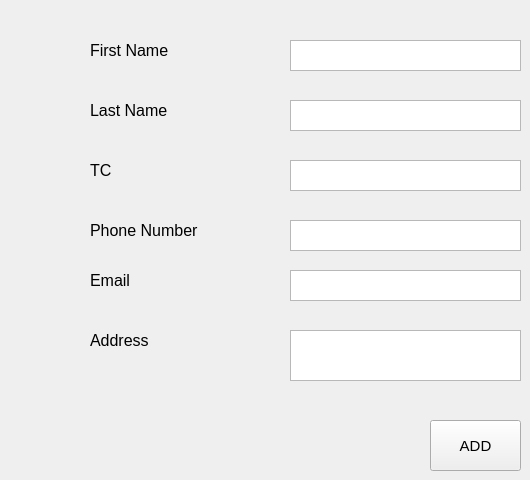
    <widget class="QWidget" name="add_customer_widget">
     <widget class="QPushButton" name="pushButton">
      <property name="geometry">
       <rect>
        <x>430</x>
        <y>420</y>
        <width>91</width>
        <height>51</height>
       </rect>
      </property>
      <property name="font">
       <font>
        <pointsize>11</pointsize>
       </font>
      </property>
      <property name="text">
       <string>ADD</string>
      </property>
     </widget>
     <widget class="QLabel" name="label_9">
      <property name="geometry">
       <rect>
        <x>90</x>
        <y>100</y>
        <width>111</width>
        <height>21</height>
       </rect>
      </property>
      <property name="font">
       <font>
        <pointsize>12</pointsize>
       </font>
      </property>
      <property name="text">
       <string>Last Name</string>
      </property>
     </widget>
     <widget class="QTextEdit" name="phoneNum_textEdit">
      <property name="geometry">
       <rect>
        <x>290</x>
        <y>220</y>
        <width>231</width>
        <height>31</height>
       </rect>
      </property>
      <property name="palette">
       <palette>
        <active>
         <colorrole role="Text">
          <brush brushstyle="SolidPattern">
           <color alpha="255">
            <red>0</red>
            <green>0</green>
            <blue>0</blue>
           </color>
          </brush>
         </colorrole>
         <colorrole role="BrightText">
          <brush brushstyle="SolidPattern">
           <color alpha="255">
            <red>153</red>
            <green>153</green>
            <blue>153</blue>
           </color>
          </brush>
         </colorrole>
         <colorrole role="PlaceholderText">
          <brush brushstyle="NoBrush">
           <color alpha="128">
            <red>0</red>
            <green>0</green>
            <blue>0</blue>
           </color>
          </brush>
         </colorrole>
        </active>
        <inactive>
         <colorrole role="Text">
          <brush brushstyle="SolidPattern">
           <color alpha="255">
            <red>0</red>
            <green>0</green>
            <blue>0</blue>
           </color>
          </brush>
         </colorrole>
         <colorrole role="BrightText">
          <brush brushstyle="SolidPattern">
           <color alpha="255">
            <red>153</red>
            <green>153</green>
            <blue>153</blue>
           </color>
          </brush>
         </colorrole>
         <colorrole role="PlaceholderText">
          <brush brushstyle="NoBrush">
           <color alpha="128">
            <red>0</red>
            <green>0</green>
            <blue>0</blue>
           </color>
          </brush>
         </colorrole>
        </inactive>
        <disabled>
         <colorrole role="Text">
          <brush brushstyle="SolidPattern">
           <color alpha="255">
            <red>120</red>
            <green>120</green>
            <blue>120</blue>
           </color>
          </brush>
         </colorrole>
         <colorrole role="BrightText">
          <brush brushstyle="SolidPattern">
           <color alpha="255">
            <red>153</red>
            <green>153</green>
            <blue>153</blue>
           </color>
          </brush>
         </colorrole>
         <colorrole role="PlaceholderText">
          <brush brushstyle="NoBrush">
           <color alpha="128">
            <red>0</red>
            <green>0</green>
            <blue>0</blue>
           </color>
          </brush>
         </colorrole>
        </disabled>
       </palette>
      </property>
      <property name="font">
       <font>
        <pointsize>9</pointsize>
       </font>
      </property>
      <property name="documentTitle">
       <string/>
      </property>
      <property name="markdown">
       <string/>
      </property>
      <property name="html">
       <string>&lt;!DOCTYPE HTML PUBLIC &quot;-//W3C//DTD HTML 4.0//EN&quot; &quot;http://www.w3.org/TR/REC-html40/strict.dtd&quot;&gt;
&lt;html&gt;&lt;head&gt;&lt;meta name=&quot;qrichtext&quot; content=&quot;1&quot; /&gt;&lt;style type=&quot;text/css&quot;&gt;
p, li { white-space: pre-wrap; }
&lt;/style&gt;&lt;/head&gt;&lt;body style=&quot; font-family:'MS Shell Dlg 2'; font-size:9pt; font-weight:400; font-style:normal;&quot;&gt;
&lt;p style=&quot;-qt-paragraph-type:empty; margin-top:0px; margin-bottom:0px; margin-left:0px; margin-right:0px; -qt-block-indent:0; text-indent:0px;&quot;&gt;&lt;br /&gt;&lt;/p&gt;&lt;/body&gt;&lt;/html&gt;</string>
      </property>
      <property name="placeholderText">
       <string/>
      </property>
     </widget>
     <widget class="QTextEdit" name="TC_textEdit">
      <property name="geometry">
       <rect>
        <x>290</x>
        <y>160</y>
        <width>231</width>
        <height>31</height>
       </rect>
      </property>
      <property name="palette">
       <palette>
        <active>
         <colorrole role="Text">
          <brush brushstyle="SolidPattern">
           <color alpha="255">
            <red>0</red>
            <green>0</green>
            <blue>0</blue>
           </color>
          </brush>
         </colorrole>
         <colorrole role="BrightText">
          <brush brushstyle="SolidPattern">
           <color alpha="255">
            <red>153</red>
            <green>153</green>
            <blue>153</blue>
           </color>
          </brush>
         </colorrole>
         <colorrole role="PlaceholderText">
          <brush brushstyle="NoBrush">
           <color alpha="128">
            <red>0</red>
            <green>0</green>
            <blue>0</blue>
           </color>
          </brush>
         </colorrole>
        </active>
        <inactive>
         <colorrole role="Text">
          <brush brushstyle="SolidPattern">
           <color alpha="255">
            <red>0</red>
            <green>0</green>
            <blue>0</blue>
           </color>
          </brush>
         </colorrole>
         <colorrole role="BrightText">
          <brush brushstyle="SolidPattern">
           <color alpha="255">
            <red>153</red>
            <green>153</green>
            <blue>153</blue>
           </color>
          </brush>
         </colorrole>
         <colorrole role="PlaceholderText">
          <brush brushstyle="NoBrush">
           <color alpha="128">
            <red>0</red>
            <green>0</green>
            <blue>0</blue>
           </color>
          </brush>
         </colorrole>
        </inactive>
        <disabled>
         <colorrole role="Text">
          <brush brushstyle="SolidPattern">
           <color alpha="255">
            <red>120</red>
            <green>120</green>
            <blue>120</blue>
           </color>
          </brush>
         </colorrole>
         <colorrole role="BrightText">
          <brush brushstyle="SolidPattern">
           <color alpha="255">
            <red>153</red>
            <green>153</green>
            <blue>153</blue>
           </color>
          </brush>
         </colorrole>
         <colorrole role="PlaceholderText">
          <brush brushstyle="NoBrush">
           <color alpha="128">
            <red>0</red>
            <green>0</green>
            <blue>0</blue>
           </color>
          </brush>
         </colorrole>
        </disabled>
       </palette>
      </property>
      <property name="font">
       <font>
        <pointsize>9</pointsize>
       </font>
      </property>
      <property name="documentTitle">
       <string/>
      </property>
      <property name="markdown">
       <string/>
      </property>
      <property name="html">
       <string>&lt;!DOCTYPE HTML PUBLIC &quot;-//W3C//DTD HTML 4.0//EN&quot; &quot;http://www.w3.org/TR/REC-html40/strict.dtd&quot;&gt;
&lt;html&gt;&lt;head&gt;&lt;meta name=&quot;qrichtext&quot; content=&quot;1&quot; /&gt;&lt;style type=&quot;text/css&quot;&gt;
p, li { white-space: pre-wrap; }
&lt;/style&gt;&lt;/head&gt;&lt;body style=&quot; font-family:'MS Shell Dlg 2'; font-size:9pt; font-weight:400; font-style:normal;&quot;&gt;
&lt;p style=&quot;-qt-paragraph-type:empty; margin-top:0px; margin-bottom:0px; margin-left:0px; margin-right:0px; -qt-block-indent:0; text-indent:0px;&quot;&gt;&lt;br /&gt;&lt;/p&gt;&lt;/body&gt;&lt;/html&gt;</string>
      </property>
      <property name="placeholderText">
       <string/>
      </property>
     </widget>
     <widget class="QLabel" name="label_4">
      <property name="geometry">
       <rect>
        <x>90</x>
        <y>220</y>
        <width>151</width>
        <height>21</height>
       </rect>
      </property>
      <property name="font">
       <font>
        <pointsize>12</pointsize>
       </font>
      </property>
      <property name="text">
       <string>Phone Number</string>
      </property>
     </widget>
     <widget class="QTextEdit" name="email_textEdit">
      <property name="geometry">
       <rect>
        <x>290</x>
        <y>270</y>
        <width>231</width>
        <height>31</height>
       </rect>
      </property>
      <property name="palette">
       <palette>
        <active>
         <colorrole role="Text">
          <brush brushstyle="SolidPattern">
           <color alpha="255">
            <red>0</red>
            <green>0</green>
            <blue>0</blue>
           </color>
          </brush>
         </colorrole>
         <colorrole role="BrightText">
          <brush brushstyle="SolidPattern">
           <color alpha="255">
            <red>153</red>
            <green>153</green>
            <blue>153</blue>
           </color>
          </brush>
         </colorrole>
         <colorrole role="PlaceholderText">
          <brush brushstyle="NoBrush">
           <color alpha="128">
            <red>0</red>
            <green>0</green>
            <blue>0</blue>
           </color>
          </brush>
         </colorrole>
        </active>
        <inactive>
         <colorrole role="Text">
          <brush brushstyle="SolidPattern">
           <color alpha="255">
            <red>0</red>
            <green>0</green>
            <blue>0</blue>
           </color>
          </brush>
         </colorrole>
         <colorrole role="BrightText">
          <brush brushstyle="SolidPattern">
           <color alpha="255">
            <red>153</red>
            <green>153</green>
            <blue>153</blue>
           </color>
          </brush>
         </colorrole>
         <colorrole role="PlaceholderText">
          <brush brushstyle="NoBrush">
           <color alpha="128">
            <red>0</red>
            <green>0</green>
            <blue>0</blue>
           </color>
          </brush>
         </colorrole>
        </inactive>
        <disabled>
         <colorrole role="Text">
          <brush brushstyle="SolidPattern">
           <color alpha="255">
            <red>120</red>
            <green>120</green>
            <blue>120</blue>
           </color>
          </brush>
         </colorrole>
         <colorrole role="BrightText">
          <brush brushstyle="SolidPattern">
           <color alpha="255">
            <red>153</red>
            <green>153</green>
            <blue>153</blue>
           </color>
          </brush>
         </colorrole>
         <colorrole role="PlaceholderText">
          <brush brushstyle="NoBrush">
           <color alpha="128">
            <red>0</red>
            <green>0</green>
            <blue>0</blue>
           </color>
          </brush>
         </colorrole>
        </disabled>
       </palette>
      </property>
      <property name="font">
       <font>
        <pointsize>9</pointsize>
       </font>
      </property>
      <property name="documentTitle">
       <string/>
      </property>
      <property name="markdown">
       <string/>
      </property>
      <property name="html">
       <string>&lt;!DOCTYPE HTML PUBLIC &quot;-//W3C//DTD HTML 4.0//EN&quot; &quot;http://www.w3.org/TR/REC-html40/strict.dtd&quot;&gt;
&lt;html&gt;&lt;head&gt;&lt;meta name=&quot;qrichtext&quot; content=&quot;1&quot; /&gt;&lt;style type=&quot;text/css&quot;&gt;
p, li { white-space: pre-wrap; }
&lt;/style&gt;&lt;/head&gt;&lt;body style=&quot; font-family:'MS Shell Dlg 2'; font-size:9pt; font-weight:400; font-style:normal;&quot;&gt;
&lt;p style=&quot;-qt-paragraph-type:empty; margin-top:0px; margin-bottom:0px; margin-left:0px; margin-right:0px; -qt-block-indent:0; text-indent:0px;&quot;&gt;&lt;br /&gt;&lt;/p&gt;&lt;/body&gt;&lt;/html&gt;</string>
      </property>
      <property name="placeholderText">
       <string/>
      </property>
     </widget>
     <widget class="QTextEdit" name="Address_textEdit">
      <property name="geometry">
       <rect>
        <x>290</x>
        <y>330</y>
        <width>231</width>
        <height>51</height>
       </rect>
      </property>
      <property name="palette">
       <palette>
        <active>
         <colorrole role="Text">
          <brush brushstyle="SolidPattern">
           <color alpha="255">
            <red>0</red>
            <green>0</green>
            <blue>0</blue>
           </color>
          </brush>
         </colorrole>
         <colorrole role="BrightText">
          <brush brushstyle="SolidPattern">
           <color alpha="255">
            <red>153</red>
            <green>153</green>
            <blue>153</blue>
           </color>
          </brush>
         </colorrole>
         <colorrole role="PlaceholderText">
          <brush brushstyle="NoBrush">
           <color alpha="128">
            <red>0</red>
            <green>0</green>
            <blue>0</blue>
           </color>
          </brush>
         </colorrole>
        </active>
        <inactive>
         <colorrole role="Text">
          <brush brushstyle="SolidPattern">
           <color alpha="255">
            <red>0</red>
            <green>0</green>
            <blue>0</blue>
           </color>
          </brush>
         </colorrole>
         <colorrole role="BrightText">
          <brush brushstyle="SolidPattern">
           <color alpha="255">
            <red>153</red>
            <green>153</green>
            <blue>153</blue>
           </color>
          </brush>
         </colorrole>
         <colorrole role="PlaceholderText">
          <brush brushstyle="NoBrush">
           <color alpha="128">
            <red>0</red>
            <green>0</green>
            <blue>0</blue>
           </color>
          </brush>
         </colorrole>
        </inactive>
        <disabled>
         <colorrole role="Text">
          <brush brushstyle="SolidPattern">
           <color alpha="255">
            <red>120</red>
            <green>120</green>
            <blue>120</blue>
           </color>
          </brush>
         </colorrole>
         <colorrole role="BrightText">
          <brush brushstyle="SolidPattern">
           <color alpha="255">
            <red>153</red>
            <green>153</green>
            <blue>153</blue>
           </color>
          </brush>
         </colorrole>
         <colorrole role="PlaceholderText">
          <brush brushstyle="NoBrush">
           <color alpha="128">
            <red>0</red>
            <green>0</green>
            <blue>0</blue>
           </color>
          </brush>
         </colorrole>
        </disabled>
       </palette>
      </property>
      <property name="font">
       <font>
        <pointsize>9</pointsize>
       </font>
      </property>
      <property name="documentTitle">
       <string/>
      </property>
      <property name="markdown">
       <string/>
      </property>
      <property name="html">
       <string>&lt;!DOCTYPE HTML PUBLIC &quot;-//W3C//DTD HTML 4.0//EN&quot; &quot;http://www.w3.org/TR/REC-html40/strict.dtd&quot;&gt;
&lt;html&gt;&lt;head&gt;&lt;meta name=&quot;qrichtext&quot; content=&quot;1&quot; /&gt;&lt;style type=&quot;text/css&quot;&gt;
p, li { white-space: pre-wrap; }
&lt;/style&gt;&lt;/head&gt;&lt;body style=&quot; font-family:'MS Shell Dlg 2'; font-size:9pt; font-weight:400; font-style:normal;&quot;&gt;
&lt;p style=&quot;-qt-paragraph-type:empty; margin-top:0px; margin-bottom:0px; margin-left:0px; margin-right:0px; -qt-block-indent:0; text-indent:0px;&quot;&gt;&lt;br /&gt;&lt;/p&gt;&lt;/body&gt;&lt;/html&gt;</string>
      </property>
      <property name="placeholderText">
       <string/>
      </property>
     </widget>
     <widget class="QLabel" name="label_5">
      <property name="geometry">
       <rect>
        <x>90</x>
        <y>40</y>
        <width>111</width>
        <height>21</height>
       </rect>
      </property>
      <property name="font">
       <font>
        <pointsize>12</pointsize>
       </font>
      </property>
      <property name="text">
       <string>First Name</string>
      </property>
     </widget>
     <widget class="QLabel" name="label_8">
      <property name="geometry">
       <rect>
        <x>90</x>
        <y>160</y>
        <width>111</width>
        <height>21</height>
       </rect>
      </property>
      <property name="font">
       <font>
        <pointsize>12</pointsize>
       </font>
      </property>
      <property name="text">
       <string>TC</string>
      </property>
     </widget>
     <widget class="QLabel" name="label_7">
      <property name="geometry">
       <rect>
        <x>90</x>
        <y>270</y>
        <width>111</width>
        <height>21</height>
       </rect>
      </property>
      <property name="font">
       <font>
        <pointsize>12</pointsize>
       </font>
      </property>
      <property name="text">
       <string>Email</string>
      </property>
     </widget>
     <widget class="QTextEdit" name="FN_textEdit">
      <property name="geometry">
       <rect>
        <x>290</x>
        <y>40</y>
        <width>231</width>
        <height>31</height>
       </rect>
      </property>
      <property name="palette">
       <palette>
        <active>
         <colorrole role="Text">
          <brush brushstyle="SolidPattern">
           <color alpha="255">
            <red>0</red>
            <green>0</green>
            <blue>0</blue>
           </color>
          </brush>
         </colorrole>
         <colorrole role="BrightText">
          <brush brushstyle="SolidPattern">
           <color alpha="255">
            <red>153</red>
            <green>153</green>
            <blue>153</blue>
           </color>
          </brush>
         </colorrole>
         <colorrole role="PlaceholderText">
          <brush brushstyle="NoBrush">
           <color alpha="128">
            <red>0</red>
            <green>0</green>
            <blue>0</blue>
           </color>
          </brush>
         </colorrole>
        </active>
        <inactive>
         <colorrole role="Text">
          <brush brushstyle="SolidPattern">
           <color alpha="255">
            <red>0</red>
            <green>0</green>
            <blue>0</blue>
           </color>
          </brush>
         </colorrole>
         <colorrole role="BrightText">
          <brush brushstyle="SolidPattern">
           <color alpha="255">
            <red>153</red>
            <green>153</green>
            <blue>153</blue>
           </color>
          </brush>
         </colorrole>
         <colorrole role="PlaceholderText">
          <brush brushstyle="NoBrush">
           <color alpha="128">
            <red>0</red>
            <green>0</green>
            <blue>0</blue>
           </color>
          </brush>
         </colorrole>
        </inactive>
        <disabled>
         <colorrole role="Text">
          <brush brushstyle="SolidPattern">
           <color alpha="255">
            <red>120</red>
            <green>120</green>
            <blue>120</blue>
           </color>
          </brush>
         </colorrole>
         <colorrole role="BrightText">
          <brush brushstyle="SolidPattern">
           <color alpha="255">
            <red>153</red>
            <green>153</green>
            <blue>153</blue>
           </color>
          </brush>
         </colorrole>
         <colorrole role="PlaceholderText">
          <brush brushstyle="NoBrush">
           <color alpha="128">
            <red>0</red>
            <green>0</green>
            <blue>0</blue>
           </color>
          </brush>
         </colorrole>
        </disabled>
       </palette>
      </property>
      <property name="font">
       <font>
        <pointsize>9</pointsize>
       </font>
      </property>
      <property name="documentTitle">
       <string/>
      </property>
      <property name="markdown">
       <string/>
      </property>
      <property name="html">
       <string>&lt;!DOCTYPE HTML PUBLIC &quot;-//W3C//DTD HTML 4.0//EN&quot; &quot;http://www.w3.org/TR/REC-html40/strict.dtd&quot;&gt;
&lt;html&gt;&lt;head&gt;&lt;meta name=&quot;qrichtext&quot; content=&quot;1&quot; /&gt;&lt;style type=&quot;text/css&quot;&gt;
p, li { white-space: pre-wrap; }
&lt;/style&gt;&lt;/head&gt;&lt;body style=&quot; font-family:'MS Shell Dlg 2'; font-size:9pt; font-weight:400; font-style:normal;&quot;&gt;
&lt;p style=&quot;-qt-paragraph-type:empty; margin-top:0px; margin-bottom:0px; margin-left:0px; margin-right:0px; -qt-block-indent:0; text-indent:0px;&quot;&gt;&lt;br /&gt;&lt;/p&gt;&lt;/body&gt;&lt;/html&gt;</string>
      </property>
      <property name="placeholderText">
       <string/>
      </property>
     </widget>
     <widget class="QTextEdit" name="LN_textEdit">
      <property name="geometry">
       <rect>
        <x>290</x>
        <y>100</y>
        <width>231</width>
        <height>31</height>
       </rect>
      </property>
      <property name="palette">
       <palette>
        <active>
         <colorrole role="Text">
          <brush brushstyle="SolidPattern">
           <color alpha="255">
            <red>0</red>
            <green>0</green>
            <blue>0</blue>
           </color>
          </brush>
         </colorrole>
         <colorrole role="BrightText">
          <brush brushstyle="SolidPattern">
           <color alpha="255">
            <red>153</red>
            <green>153</green>
            <blue>153</blue>
           </color>
          </brush>
         </colorrole>
         <colorrole role="PlaceholderText">
          <brush brushstyle="NoBrush">
           <color alpha="128">
            <red>0</red>
            <green>0</green>
            <blue>0</blue>
           </color>
          </brush>
         </colorrole>
        </active>
        <inactive>
         <colorrole role="Text">
          <brush brushstyle="SolidPattern">
           <color alpha="255">
            <red>0</red>
            <green>0</green>
            <blue>0</blue>
           </color>
          </brush>
         </colorrole>
         <colorrole role="BrightText">
          <brush brushstyle="SolidPattern">
           <color alpha="255">
            <red>153</red>
            <green>153</green>
            <blue>153</blue>
           </color>
          </brush>
         </colorrole>
         <colorrole role="PlaceholderText">
          <brush brushstyle="NoBrush">
           <color alpha="128">
            <red>0</red>
            <green>0</green>
            <blue>0</blue>
           </color>
          </brush>
         </colorrole>
        </inactive>
        <disabled>
         <colorrole role="Text">
          <brush brushstyle="SolidPattern">
           <color alpha="255">
            <red>120</red>
            <green>120</green>
            <blue>120</blue>
           </color>
          </brush>
         </colorrole>
         <colorrole role="BrightText">
          <brush brushstyle="SolidPattern">
           <color alpha="255">
            <red>153</red>
            <green>153</green>
            <blue>153</blue>
           </color>
          </brush>
         </colorrole>
         <colorrole role="PlaceholderText">
          <brush brushstyle="NoBrush">
           <color alpha="128">
            <red>0</red>
            <green>0</green>
            <blue>0</blue>
           </color>
          </brush>
         </colorrole>
        </disabled>
       </palette>
      </property>
      <property name="font">
       <font>
        <pointsize>9</pointsize>
       </font>
      </property>
      <property name="documentTitle">
       <string/>
      </property>
      <property name="markdown">
       <string/>
      </property>
      <property name="html">
       <string>&lt;!DOCTYPE HTML PUBLIC &quot;-//W3C//DTD HTML 4.0//EN&quot; &quot;http://www.w3.org/TR/REC-html40/strict.dtd&quot;&gt;
&lt;html&gt;&lt;head&gt;&lt;meta name=&quot;qrichtext&quot; content=&quot;1&quot; /&gt;&lt;style type=&quot;text/css&quot;&gt;
p, li { white-space: pre-wrap; }
&lt;/style&gt;&lt;/head&gt;&lt;body style=&quot; font-family:'MS Shell Dlg 2'; font-size:9pt; font-weight:400; font-style:normal;&quot;&gt;
&lt;p style=&quot;-qt-paragraph-type:empty; margin-top:0px; margin-bottom:0px; margin-left:0px; margin-right:0px; -qt-block-indent:0; text-indent:0px;&quot;&gt;&lt;br /&gt;&lt;/p&gt;&lt;/body&gt;&lt;/html&gt;</string>
      </property>
      <property name="placeholderText">
       <string/>
      </property>
     </widget>
     <widget class="QLabel" name="label_6">
      <property name="geometry">
       <rect>
        <x>90</x>
        <y>330</y>
        <width>111</width>
        <height>21</height>
       </rect>
      </property>
      <property name="font">
       <font>
        <pointsize>12</pointsize>
       </font>
      </property>
      <property name="text">
       <string>Address</string>
      </property>
     </widget>
    </widget>
